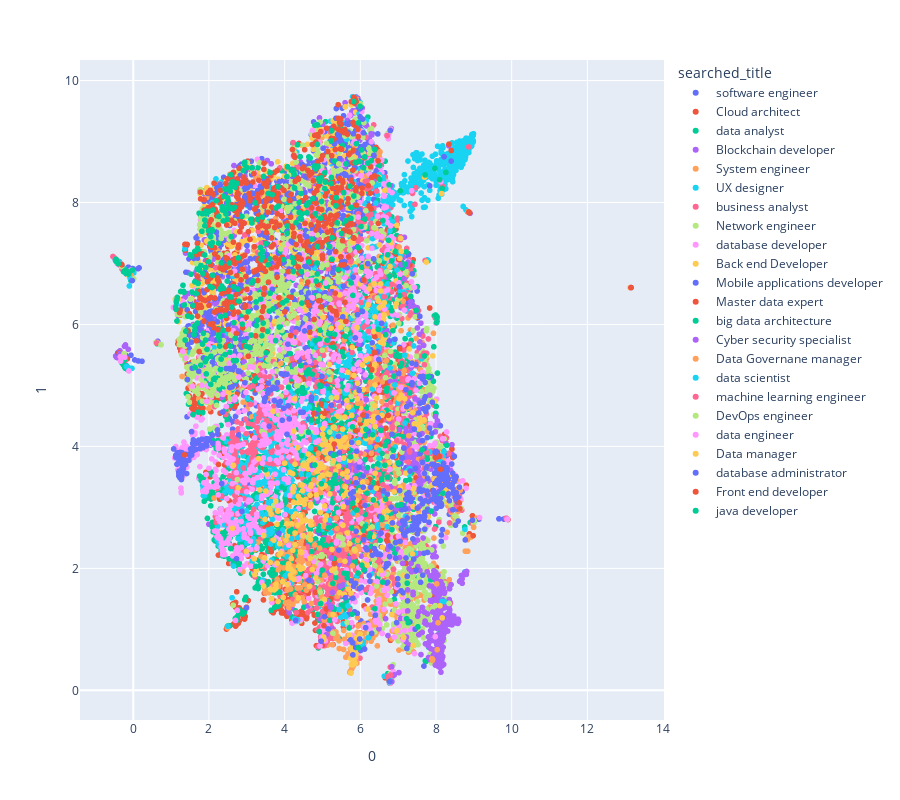

The notebook cell this image was saved under:
### Code cell
fig_2d = px.scatter(
    proj_2d, x=0, y=1,
    color=desc_real["searched_title"], labels={'color': 'searched_title'},
    height=800
)
fig_2d.show()

### Figure 1 — Plotly figure (JSON) as saved in the notebook; plotly's stock layout.template omitted (floating-point values rounded to 4 significant figures; data arrays with more than 128 entries replaced by an {"elided": "..."} marker saying what was removed)
{"data": [{"hovertemplate": "searched_title=software engineer<br>0=%{x}<br>1=%{y}<extra></extra>", "legendgroup": "software engineer", "marker": {"color": "#636efa", "symbol": "circle"}, "mode": "markers", "name": "software engineer", "showlegend": true, "type": "scattergl", "x": {"elided": "941 float values"}, "xaxis": "x", "y": {"elided": "941 float values"}, "yaxis": "y"}, {"hovertemplate": "searched_title=Cloud architect<br>0=%{x}<br>1=%{y}<extra></extra>", "legendgroup": "Cloud architect", "marker": {"color": "#EF553B", "symbol": "circle"}, "mode": "markers", "name": "Cloud architect", "showlegend": true, "type": "scattergl", "x": {"elided": "652 float values"}, "xaxis": "x", "y": {"elided": "652 float values"}, "yaxis": "y"}, {"hovertemplate": "searched_title=data analyst<br>0=%{x}<br>1=%{y}<extra></extra>", "legendgroup": "data analyst", "marker": {"color": "#00cc96", "symbol": "circle"}, "mode": "markers", "name": "data analyst", "showlegend": true, "type": "scattergl", "x": {"elided": "1042 float values"}, "xaxis": "x", "y": {"elided": "1042 float values"}, "yaxis": "y"}, {"hovertemplate": "searched_title=Blockchain developer<br>0=%{x}<br>1=%{y}<extra></extra>", "legendgroup": "Blockchain developer", "marker": {"color": "#ab63fa", "symbol": "circle"}, "mode": "markers", "name": "Blockchain developer", "showlegend": true, "type": "scattergl", "x": {"elided": "630 float values"}, "xaxis": "x", "y": {"elided": "630 float values"}, "yaxis": "y"}, {"hovertemplate": "searched_title=System engineer<br>0=%{x}<br>1=%{y}<extra></extra>", "legendgroup": "System engineer", "marker": {"color": "#FFA15A", "symbol": "circle"}, "mode": "markers", "name": "System engineer", "showlegend": true, "type": "scattergl", "x": {"elided": "603 float values"}, "xaxis": "x", "y": {"elided": "603 float values"}, "yaxis": "y"}, {"hovertemplate": "searched_title=UX designer<br>0=%{x}<br>1=%{y}<extra></extra>", "legendgroup": "UX designer", "marker": {"color": "#19d3f3", "symbol": "circle"}, "mode": "markers", "name": "UX designer", "showlegend": true, "type": "scattergl", "x": {"elided": "557 float values"}, "xaxis": "x", "y": {"elided": "557 float values"}, "yaxis": "y"}, {"hovertemplate": "searched_title=business analyst<br>0=%{x}<br>1=%{y}<extra></extra>", "legendgroup": "business analyst", "marker": {"color": "#FF6692", "symbol": "circle"}, "mode": "markers", "name": "business analyst", "showlegend": true, "type": "scattergl", "x": {"elided": "1029 float values"}, "xaxis": "x", "y": {"elided": "1029 float values"}, "yaxis": "y"}, {"hovertemplate": "searched_title=Network engineer<br>0=%{x}<br>1=%{y}<extra></extra>", "legendgroup": "Network engineer", "marker": {"color": "#B6E880", "symbol": "circle"}, "mode": "markers", "name": "Network engineer", "showlegend": true, "type": "scattergl", "x": {"elided": "677 float values"}, "xaxis": "x", "y": {"elided": "677 float values"}, "yaxis": "y"}, {"hovertemplate": "searched_title=database developer<br>0=%{x}<br>1=%{y}<extra></extra>", "legendgroup": "database developer", "marker": {"color": "#FF97FF", "symbol": "circle"}, "mode": "markers", "name": "database developer", "showlegend": true, "type": "scattergl", "x": {"elided": "724 float values"}, "xaxis": "x", "y": {"elided": "724 float values"}, "yaxis": "y"}, {"hovertemplate": "searched_title=Back end Developer<br>0=%{x}<br>1=%{y}<extra></extra>", "legendgroup": "Back end Developer", "marker": {"color": "#FECB52", "symbol": "circle"}, "mode": "markers", "name": "Back end Developer", "showlegend": true, "type": "scattergl", "x": {"elided": "557 float values"}, "xaxis": "x", "y": {"elided": "557 float values"}, "yaxis": "y"}, {"hovertemplate": "searched_title=Mobile applications developer<br>0=%{x}<br>1=%{y}<extra></extra>", "legendgroup": "Mobile applications developer", "marker": {"color": "#636efa", "symbol": "circle"}, "mode": "markers", "name": "Mobile applications developer", "showlegend": true, "type": "scattergl", "x": {"elided": "598 float values"}, "xaxis": "x", "y": {"elided": "598 float values"}, "yaxis": "y"}, {"hovertemplate": "searched_title=Master data expert<br>0=%{x}<br>1=%{y}<extra></extra>", "legendgroup": "Master data expert", "marker": {"color": "#EF553B", "symbol": "circle"}, "mode": "markers", "name": "Master data expert", "showlegend": true, "type": "scattergl", "x": {"elided": "394 float values"}, "xaxis": "x", "y": {"elided": "394 float values"}, "yaxis": "y"}, {"hovertemplate": "searched_title=big data architecture<br>0=%{x}<br>1=%{y}<extra></extra>", "legendgroup": "big data architecture", "marker": {"color": "#00cc96", "symbol": "circle"}, "mode": "markers", "name": "big data architecture", "showlegend": true, "type": "scattergl", "x": {"elided": "773 float values"}, "xaxis": "x", "y": {"elided": "773 float values"}, "yaxis": "y"}, {"hovertemplate": "searched_title=Cyber security specialist<br>0=%{x}<br>1=%{y}<extra></extra>", "legendgroup": "Cyber security specialist", "marker": {"color": "#ab63fa", "symbol": "circle"}, "mode": "markers", "name": "Cyber security specialist", "showlegend": true, "type": "scattergl", "x": {"elided": "566 float values"}, "xaxis": "x", "y": {"elided": "566 float values"}, "yaxis": "y"}, {"hovertemplate": "searched_title=Data Governane manager<br>0=%{x}<br>1=%{y}<extra></extra>", "legendgroup": "Data Governane manager", "marker": {"color": "#FFA15A", "symbol": "circle"}, "mode": "markers", "name": "Data Governane manager", "showlegend": true, "type": "scattergl", "x": {"elided": "403 float values"}, "xaxis": "x", "y": {"elided": "403 float values"}, "yaxis": "y"}, {"hovertemplate": "searched_title=data scientist<br>0=%{x}<br>1=%{y}<extra></extra>", "legendgroup": "data scientist", "marker": {"color": "#19d3f3", "symbol": "circle"}, "mode": "markers", "name": "data scientist", "showlegend": true, "type": "scattergl", "x": {"elided": "753 float values"}, "xaxis": "x", "y": {"elided": "753 float values"}, "yaxis": "y"}, {"hovertemplate": "searched_title=machine learning engineer<br>0=%{x}<br>1=%{y}<extra></extra>", "legendgroup": "machine learning engineer", "marker": {"color": "#FF6692", "symbol": "circle"}, "mode": "markers", "name": "machine learning engineer", "showlegend": true, "type": "scattergl", "x": {"elided": "472 float values"}, "xaxis": "x", "y": {"elided": "472 float values"}, "yaxis": "y"}, {"hovertemplate": "searched_title=DevOps engineer<br>0=%{x}<br>1=%{y}<extra></extra>", "legendgroup": "DevOps engineer", "marker": {"color": "#B6E880", "symbol": "circle"}, "mode": "markers", "name": "DevOps engineer", "showlegend": true, "type": "scattergl", "x": {"elided": "766 float values"}, "xaxis": "x", "y": {"elided": "766 float values"}, "yaxis": "y"}, {"hovertemplate": "searched_title=data engineer<br>0=%{x}<br>1=%{y}<extra></extra>", "legendgroup": "data engineer", "marker": {"color": "#FF97FF", "symbol": "circle"}, "mode": "markers", "name": "data engineer", "showlegend": true, "type": "scattergl", "x": {"elided": "780 float values"}, "xaxis": "x", "y": {"elided": "780 float values"}, "yaxis": "y"}, {"hovertemplate": "searched_title=Data manager<br>0=%{x}<br>1=%{y}<extra></extra>", "legendgroup": "Data manager", "marker": {"color": "#FECB52", "symbol": "circle"}, "mode": "markers", "name": "Data manager", "showlegend": true, "type": "scattergl", "x": {"elided": "381 float values"}, "xaxis": "x", "y": {"elided": "381 float values"}, "yaxis": "y"}, {"hovertemplate": "searched_title=database administrator<br>0=%{x}<br>1=%{y}<extra></extra>", "legendgroup": "database administrator", "marker": {"color": "#636efa", "symbol": "circle"}, "mode": "markers", "name": "database administrator", "showlegend": true, "type": "scattergl", "x": {"elided": "532 float values"}, "xaxis": "x", "y": {"elided": "532 float values"}, "yaxis": "y"}, {"hovertemplate": "searched_title=Front end developer<br>0=%{x}<br>1=%{y}<extra></extra>", "legendgroup": "Front end developer", "marker": {"color": "#EF553B", "symbol": "circle"}, "mode": "markers", "name": "Front end developer", "showlegend": true, "type": "scattergl", "x": {"elided": "537 float values"}, "xaxis": "x", "y": {"elided": "537 float values"}, "yaxis": "y"}, {"hovertemplate": "searched_title=java developer<br>0=%{x}<br>1=%{y}<extra></extra>", "legendgroup": "java developer", "marker": {"color": "#00cc96", "symbol": "circle"}, "mode": "markers", "name": "java developer", "showlegend": true, "type": "scattergl", "x": {"elided": "398 float values"}, "xaxis": "x", "y": {"elided": "398 float values"}, "yaxis": "y"}], "layout": {"height": 800, "legend": {"title": {"text": "searched_title"}, "tracegroupgap": 0}, "margin": {"t": 60}, "xaxis": {"anchor": "y", "domain": [0, 1], "title": {"text": "0"}}, "yaxis": {"anchor": "x", "domain": [0, 1], "title": {"text": "1"}}}}
